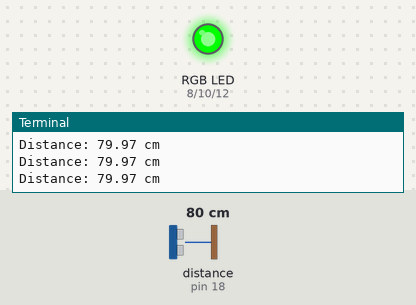
A program run on a simulated Raspberry Pi (header pin numbers). Shown: an RGB LED mixed from three pins (HIGH = lit), the last lines printed to the terminal. The inputs (shaded band) are chosen by the test bench; at power-on: distance to the obstacle (sensor on pin 18) 80 cm. The echo pulse lasts 58.3 µs per cm; the clock reads 2024-03-15 10:24:30 at power-on unless the program sets it; pins used as bus, display or sensor lines are not drawn.

Above: at 1.2 s.
1.3 s: distance to the obstacle (sensor on pin 18) set to 28 cm
2.8 s: distance to the obstacle (sensor on pin 18) set to 23 cm
At 4.0 s:
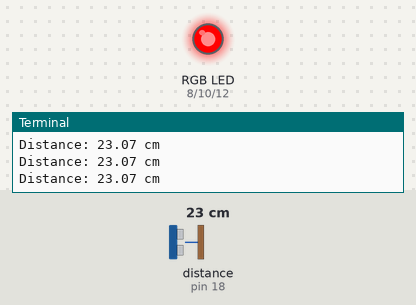
4.3 s: distance to the obstacle (sensor on pin 18) set to 60 cm
At 5.4 s:
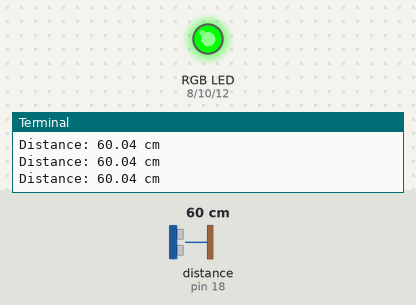
5.8 s: distance to the obstacle (sensor on pin 18) set to 2 cm
At 6.3 s:
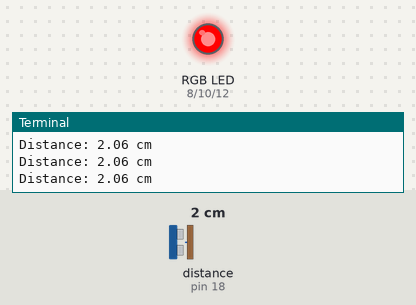
Timing chart, 0 to 8.3 s (numbered marks = the images above; inputs shaded):
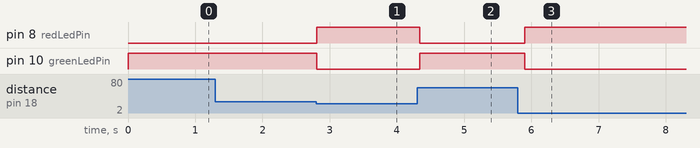

The program:

ultrasonicRgb.py
```python
import time
import RPi.GPIO as GPIO

GPIO.setmode(GPIO.BOARD)

trigPin = 16
echoPin = 18
redLedPin = 8
greenLedPin = 10
blueLedPin = 12

GPIO.setup(trigPin, GPIO.OUT)
GPIO.setup(echoPin, GPIO.IN)
GPIO.setup(redLedPin, GPIO.OUT)
GPIO.setup(greenLedPin, GPIO.OUT)
GPIO.setup(blueLedPin, GPIO.OUT)

def calculate_distance(): # in cm
    GPIO.output(trigPin, GPIO.HIGH)
    time.sleep(0.00001)
    GPIO.output(trigPin, GPIO.LOW)

    start = time.time()
    stop = time.time()

    while GPIO.input(echoPin) == 0:
        start = time.time()

    while GPIO.input(echoPin) == 1:
        stop = time.time()

    duration = stop - start
    soundSpeed = 34300 # in cm/s
    distance = soundSpeed * duration / 2

    return distance

try:
    while True:
        distance = calculate_distance()
        print("Distance: %.2f cm" % distance)

        if distance < 25:
            GPIO.output(redLedPin, GPIO.HIGH)
            GPIO.output(greenLedPin, GPIO.LOW)
            time.sleep(0.1)

        else:
            GPIO.output(greenLedPin, GPIO.HIGH)
            GPIO.output(redLedPin, GPIO.LOW)
            time.sleep(0.1)
except KeyboardInterrupt:
    pass

GPIO.cleanup()
```

Measured:
- the behaviour switches between 26 and 25 cm on distance to the obstacle (sensor on pin 18) (found by bisection; images 0 and 1)
- after the input at 2.8 s, pin 8 (redLedPin): LOW → HIGH at once; pin 10 (greenLedPin): HIGH → LOW at once
- after the input at 4.3 s, pin 8 (redLedPin): HIGH → LOW at once; pin 10 (greenLedPin): LOW → HIGH at once
- after the input at 5.8 s, pin 8 (redLedPin): LOW → HIGH after 0.10 s; pin 10 (greenLedPin): HIGH → LOW after 0.10 s
